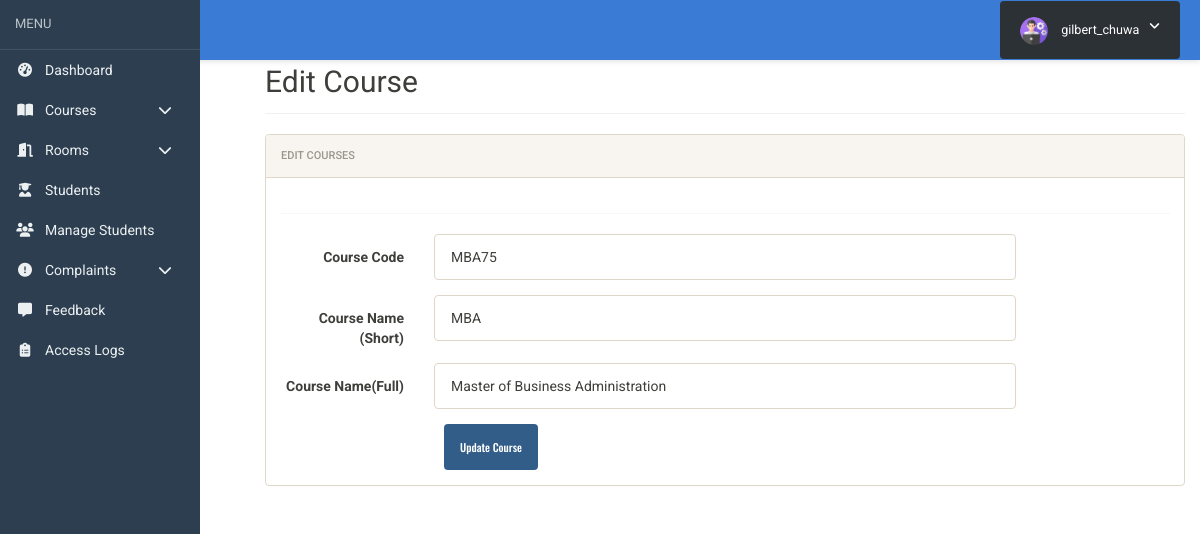
The app's page /hostel/admin/edit-course.php?id=6 (signed in) with its own data.
### tables this page shows
CREATE TABLE `courses` (
  `id` int(11) NOT NULL,
  `course_code` varchar(255) DEFAULT NULL,
  `course_sn` varchar(255) DEFAULT NULL,
  `course_fn` varchar(255) DEFAULT NULL,
  `posting_date` timestamp NULL DEFAULT current_timestamp()
);

### hostel/admin/edit-course.php (the view, shortened to what this page needs)
<?php
include('includes/checklogin.php');
?>
<!doctype html>
<html lang="en" class="no-js">
<head>
	<link rel="stylesheet" href="css/font-awesome.min.css">
	<link rel="stylesheet" href="css/bootstrap.min.css">
	<link rel="stylesheet" href="css/dataTables.bootstrap.min.css">>
	<link rel="stylesheet" href="css/bootstrap-social.css">
	<link rel="stylesheet" href="css/bootstrap-select.css">
	<link rel="stylesheet" href="css/fileinput.min.css">
	<link rel="stylesheet" href="css/awesome-bootstrap-checkbox.css">
	<link rel="stylesheet" href="css/style.css">
</head>
<body>
	<?php include('includes/header.php');?>
	<div class="ts-main-content">
		<?php include('includes/sidebar.php');?>
		<div class="content-wrapper">
			<div class="container-fluid">
				<div class="row">
					<div class="col-md-12">
						<h2 class="page-title">Edit Course </h2>
						<div class="row">
							<div class="col-md-12">
								<div class="panel panel-default">
									<div class="panel-heading">Edit courses</div>
									<div class="panel-body">
										<form method="post" class="form-horizontal">
												<?php
												$id=$_GET['id'];
	$ret="select * from courses where id=?";
		$stmt= $mysqli->prepare($ret) ;
	 $stmt->bind_param('i',$id);
	 $stmt->execute() ;
	 $res=$stmt->get_result();
	   while($row=$res->fetch_object())
	  {
	  	?>
						<div class="hr-dashed"></div>
						<div class="form-group">
						<label class="col-sm-2 control-label">Course Code </label>
					<div class="col-sm-8">
					<input type="text"  name="cc" value="<?php echo $row->course_code;?>"  class="form-control"> </div>
					</div>
				 <div class="form-group">
				<label class="col-sm-2 control-label">Course Name (Short)</label>
		<div class="col-sm-8">
	<input type="text" class="form-control" name="cns" id="cns" value="<?php echo $row->course_sn;?>" required="required">
						 </div>
						</div>
<div class="form-group">
									<label class="col-sm-2 control-label">Course Name(Full)</label>
									<div class="col-sm-8">
									<input type="text" class="form-control" name="cnf" value="<?php echo $row->course_fn;?>" >
												</div>
											</div>
<?php } ?>
												<div class="col-sm-8 col-sm-offset-2">
													<input class="btn btn-primary" type="submit" name="submit" value="Update Course">
												</div>
											</div>
									</div>
								</div>
							</div>
							</div>
						</div>
					</div>
				</div>
			</div>
</body>
</html>

### hostel/admin/css/style.css (style rules this page uses)
html { font-size: 14px; }
@media only screen and (min-width: 480px) { html { font-size: 17px; } }
@media only screen and (min-width: 768px) { html { font-size: 14px; } }
body { font-size: 1em; }
.btn { font-family: 'Oswald', sans-serif; }
.hr-dashed { background-color: transparent; border-top: 1px dotted #edf0f5; color: transparent; height: 1px; margin: 20px 0; }
.panel { overflow: hidden; }
.btn { text-transform: none; }
.page-title { padding-bottom: 15px; margin-bottom: 20px; border-bottom: 1px solid #f0f0f0; }
.ts-main-content .content-wrapper { padding-top: 15px; margin-top: 10px; }
@media only screen and (min-width: 992px) { .ts-main-content .content-wrapper { margin-left: 250px; } }

### records on screen
courses: cc "MBA75", cns "MBA", cnf "Master of Business Administration"

### other values on screen
$_SESSION['username'] "gilbert_chuwa"
